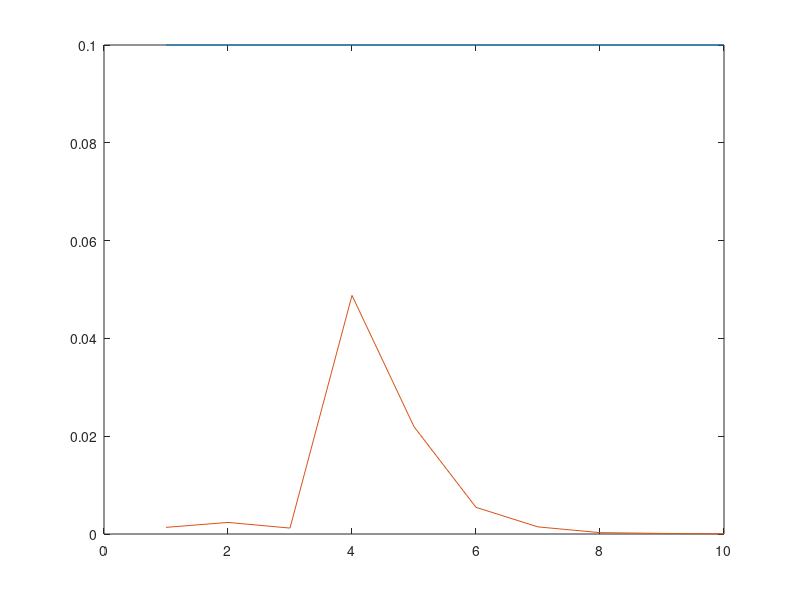

The MATLAB source for this figure:
clear;
clc;
cla;
clf;

C = [1 0 ; 0 1];

A = [0.66 0.53; -0.53 0.13]; 
B = [0.34; 0.53];
K = [0.0556 0.3306];
L = [0.36 0.27; -0.31 0.08];


time = 10;
x_axis =linspace(0,10);
plot_vectorx1 = zeros(1,time);
plot_vectorx2 = zeros(1,time);
plot_vectorxhat1 = zeros(1,time);
plot_vectorxhat2 = zeros(1,time);
plot_r = zeros(1,time);

% Change th from here also
plot_th = 0.1*ones(1,time);

x = [0.001356; 0];
xhat = [0;0];
y = C*x;
u = 0;
y_a = C*x;
xhat_a = [0;0];
u_a = 0;
x_a = [0.001356; 0];
a = [0.005028 -0.000112 -0.091526];
au = [a zeros(1, time-size(a,2))];

for i = 1:time
    u = -K*xhat;
    r = C*x-C*xhat;
    xhat = A*xhat+B*u+L*r;
    x = A*x+B*u;

    u_a = -K*xhat_a;
    u_a_a = u_a+ au(i);
    r_a = C*x_a - C*xhat_a;
    xhat_a = A*xhat_a+B*u_a+L*r_a;
    x_a = A*x_a+B*u_a_a;
    plot_vectorx1(i) = x_a(1);
    plot_vectorx2(i) = x_a(1);
    plot_vectorxhat1(i) = x(2);
    plot_vectorxhat2(i) = x_a(2);
    plot_r(i) = norm(r_a, Inf);

end
plot(plot_th);
hold on
plot(plot_r);
hold off
